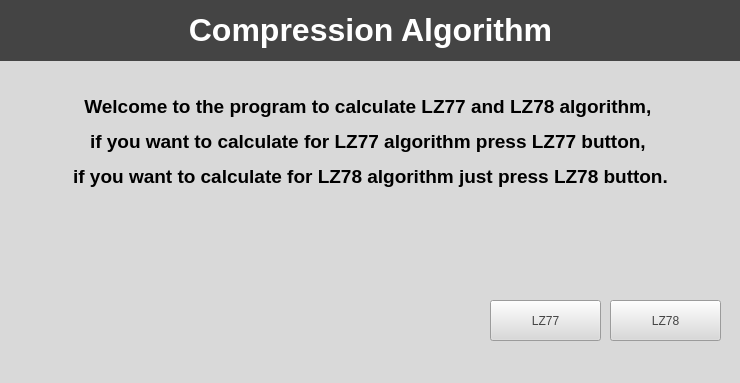
<?xml version="1.0" encoding="UTF-8"?>
<ui version="4.0">
 <class>MainWindow</class>
 <widget class="QMainWindow" name="MainWindow">
  <property name="geometry">
   <rect>
    <x>0</x>
    <y>0</y>
    <width>740</width>
    <height>383</height>
   </rect>
  </property>
  <property name="windowTitle">
   <string>MainWindow</string>
  </property>
  <property name="styleSheet">
   <string notr="true">background-color: rgb(217, 217, 217);
</string>
  </property>
  <widget class="QWidget" name="centralwidget">
   <widget class="QLabel" name="label">
    <property name="geometry">
     <rect>
      <x>0</x>
      <y>0</y>
      <width>741</width>
      <height>61</height>
     </rect>
    </property>
    <property name="sizeIncrement">
     <size>
      <width>0</width>
      <height>0</height>
     </size>
    </property>
    <property name="baseSize">
     <size>
      <width>0</width>
      <height>0</height>
     </size>
    </property>
    <property name="font">
     <font>
      <pointsize>24</pointsize>
      <bold>true</bold>
     </font>
    </property>
    <property name="layoutDirection">
     <enum>Qt::LeftToRight</enum>
    </property>
    <property name="autoFillBackground">
     <bool>false</bool>
    </property>
    <property name="styleSheet">
     <string notr="true">background-color: rgb(68, 68, 68);</string>
    </property>
    <property name="text">
     <string>&lt;html&gt;&lt;head/&gt;&lt;body&gt;&lt;p&gt;&lt;span style=&quot; color:#ffffff;&quot;&gt;Compression Algorithm&lt;/span&gt;&lt;/p&gt;&lt;/body&gt;&lt;/html&gt;</string>
    </property>
    <property name="alignment">
     <set>Qt::AlignCenter</set>
    </property>
    <property name="textInteractionFlags">
     <set>Qt::NoTextInteraction</set>
    </property>
   </widget>
   <widget class="QPushButton" name="pushButtonLZ77">
    <property name="geometry">
     <rect>
      <x>490</x>
      <y>300</y>
      <width>111</width>
      <height>41</height>
     </rect>
    </property>
    <property name="styleSheet">
     <string notr="true">color: rgb(68, 68, 68);</string>
    </property>
    <property name="text">
     <string>LZ77</string>
    </property>
   </widget>
   <widget class="QLabel" name="label_2">
    <property name="geometry">
     <rect>
      <x>50</x>
      <y>61</y>
      <width>641</width>
      <height>161</height>
     </rect>
    </property>
    <property name="font">
     <font>
      <pointsize>14</pointsize>
     </font>
    </property>
    <property name="autoFillBackground">
     <bool>false</bool>
    </property>
    <property name="text">
     <string>&lt;html&gt;&lt;head/&gt;&lt;body&gt;&lt;p align=&quot;center&quot;&gt;&lt;span style=&quot; font-weight:700;&quot;&gt;Welcome to the program to calculate LZ77 and LZ78 algorithm, &lt;/span&gt;&lt;/p&gt;&lt;p align=&quot;center&quot;&gt;&lt;span style=&quot; font-weight:700;&quot;&gt;if you want to calculate for LZ77 algorithm press LZ77 button, &lt;/span&gt;&lt;/p&gt;&lt;p align=&quot;center&quot;&gt;&lt;span style=&quot; font-weight:700;&quot;&gt;if you want to calculate for LZ78 algorithm just press LZ78 button.&lt;/span&gt;&lt;/p&gt;&lt;/body&gt;&lt;/html&gt;</string>
    </property>
    <property name="alignment">
     <set>Qt::AlignCenter</set>
    </property>
   </widget>
   <widget class="QPushButton" name="pushButtonLZ78">
    <property name="geometry">
     <rect>
      <x>610</x>
      <y>300</y>
      <width>111</width>
      <height>41</height>
     </rect>
    </property>
    <property name="styleSheet">
     <string notr="true">color: rgb(68, 68, 68);</string>
    </property>
    <property name="text">
     <string>LZ78</string>
    </property>
   </widget>
  </widget>
  <widget class="QMenuBar" name="menubar">
   <property name="geometry">
    <rect>
     <x>0</x>
     <y>0</y>
     <width>740</width>
     <height>22</height>
    </rect>
   </property>
  </widget>
  <widget class="QStatusBar" name="statusbar"/>
 </widget>
 <resources/>
 <connections/>
</ui>
